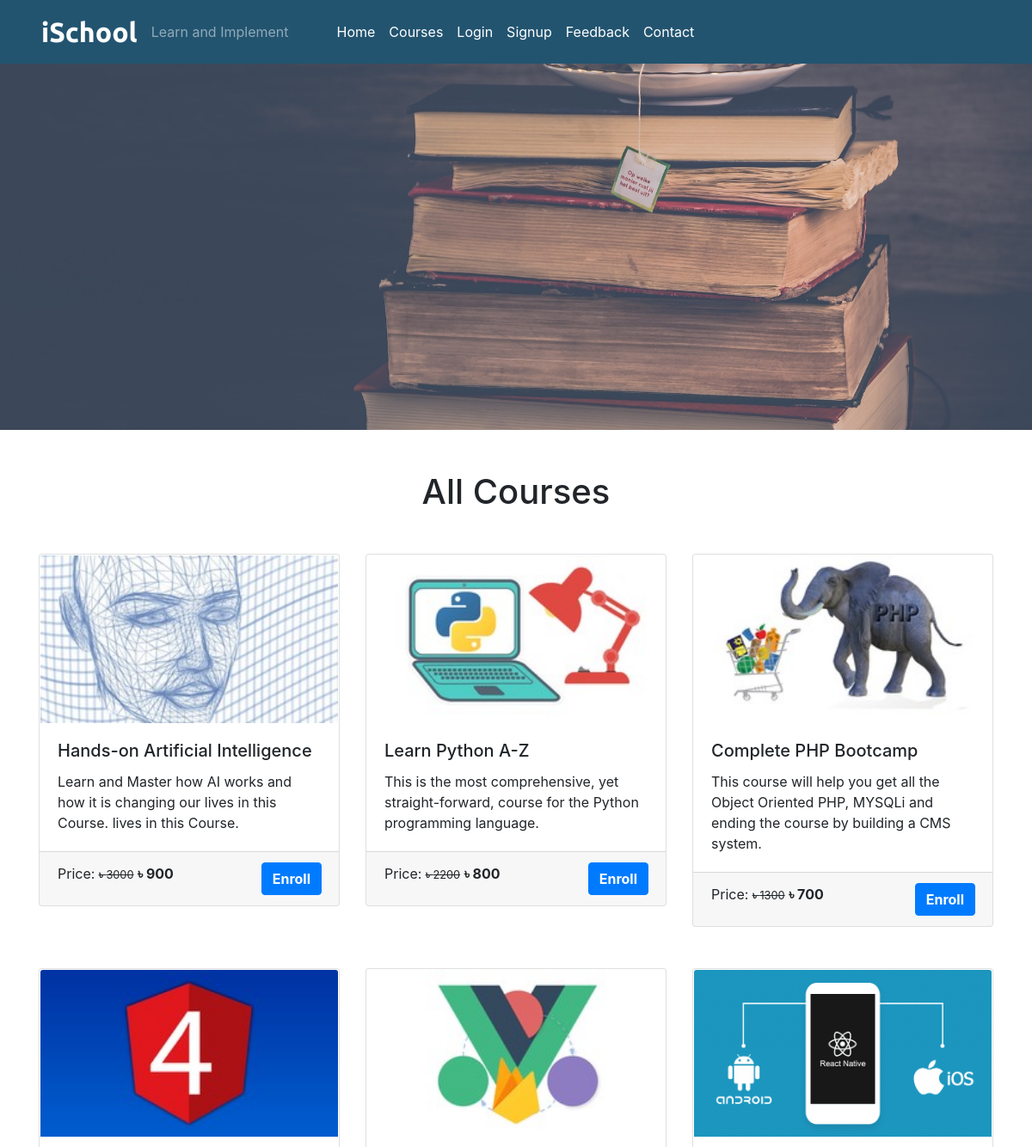
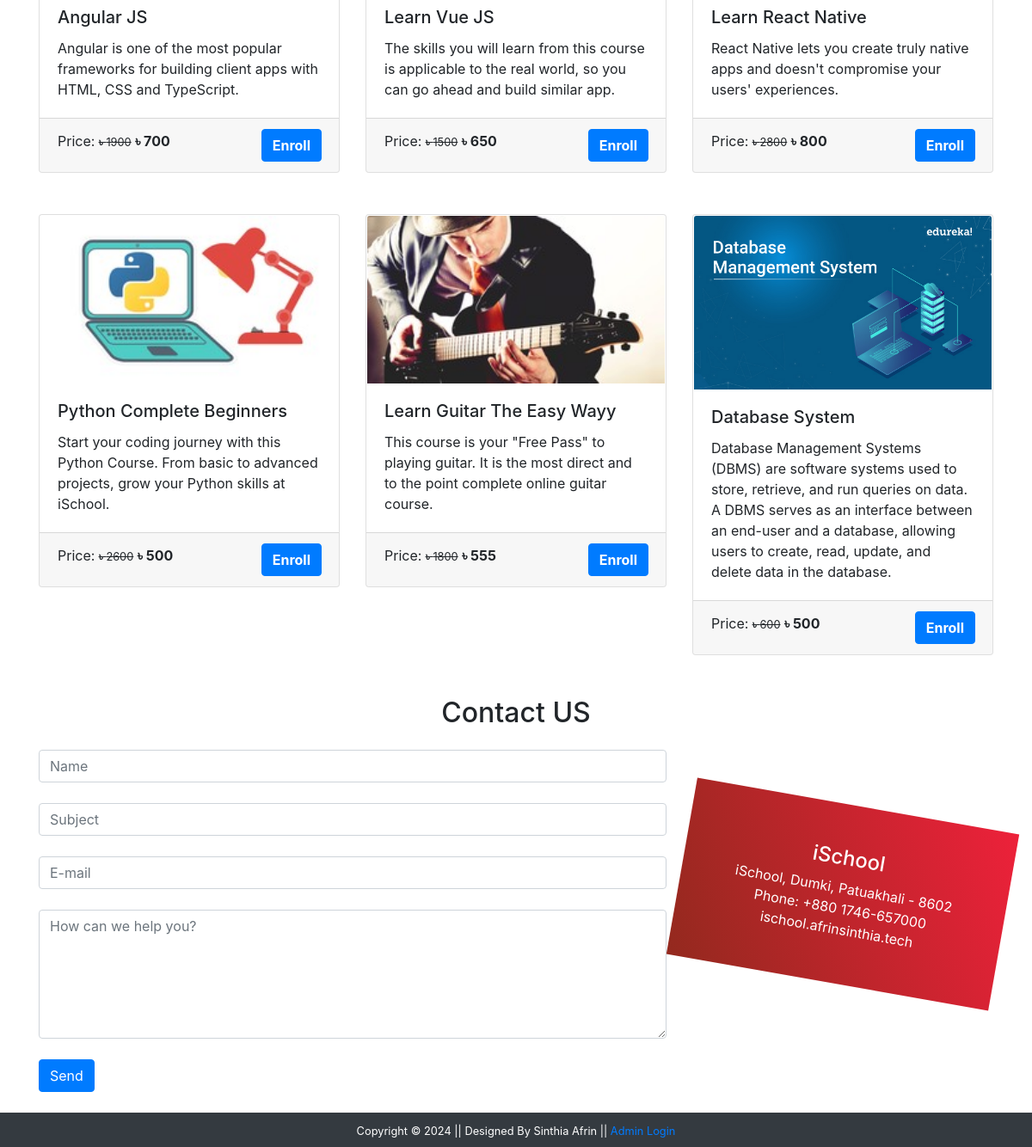
/courses.php, run on the app's committed database (2 pictures, top to bottom).
### tables this page shows
CREATE TABLE `course` (
  `course_id` int(11) NOT NULL,
  `course_name` text NOT NULL,
  `course_desc` text DEFAULT NULL,
  `course_author` varchar(255) DEFAULT NULL,
  `course_img` text NOT NULL,
  `course_duration` text NOT NULL,
  `course_price` int(11) NOT NULL,
  `course_original_price` int(11) DEFAULT NULL
);

### courses.php (the view, shortened to what this page needs)
<?php
  include('./mainInclude/header.php');
?>
    <div class="container-fluid bg-dark">
      <div class="row">
        <img src="./image/coursebanner.jpg" alt="courses" style="height:500px; width:100%; object-fit:cover; box-shadow:10px;"/>
      </div>
    </div>
    <div class="container mt-5">
      <h1 class="text-center">All Courses</h1>
      <div class="row mt-4">
      <?php
          $sql = "SELECT * FROM course";
          $result = $conn->query($sql);
          if($result->num_rows > 0){
            while($row = $result->fetch_assoc()){
              $course_id = $row['course_id'];
              echo '
                <div class="col-sm-4 mb-4">
                  <a href="coursedetails.php?course_id='.$course_id.'" class="btn" style="text-align: left; padding:0px;"><div class="card">
                    <img src="'.str_replace('..', '.', $row['course_img']).'" class="card-img-top" alt="Guitar" />
                    <div class="card-body">
                      <h5 class="card-title">'.$row['course_name'].'</h5>
                      <p class="card-text">'.$row['course_desc'].'</p>
                    </div>
                    <div class="card-footer">
                      <p class="card-text d-inline">Price: <small><del><b>&#2547</b> '.$row['course_original_price'].'</del></small> <span class="font-weight-bolder"><b>&#2547</b> '.$row['course_price'].'<span></p>
                      <a class="btn btn-primary text-white font-weight-bolder float-right" href="coursedetails.php?course_id='.$course_id.'">Enroll</a>
                    </div>
                  </div> </a>
                </div>
              ';
            }
          }
        ?>
        </div>
      </div>
<?php
  include('./contact.php');
?>
<?php
  include('./mainInclude/footer.php');
?>

### data on the page
course: course_img (picture), course_name "Hands-on Artificial Intelligence", course_desc "Learn and Master how AI works and how it is changing our lives in this Course. lives in this Course.", course_original_price "3000", course_price "900"
course: course_img (picture), course_name "Learn Python A-Z", course_desc "This is the most comprehensive, yet straight-forward, course for the Python programming language.", course_original_price "2200", course_price "800"
course: course_img (picture), course_name "Complete PHP Bootcamp", course_desc "This course will help you get all the Object Oriented PHP, MYSQLi and ending the course by building a CMS system.", course_original_price "1300", course_price "700"
course: course_img (picture), course_name "Angular JS", course_desc "Angular is one of the most popular frameworks for building client apps with HTML, CSS and TypeScript.", course_original_price "1900", course_price "700"
course: course_img (picture), course_name "Learn Vue JS", course_desc "The skills you will learn from this course is applicable to the real world, so you can go ahead and build similar app.", course_original_price "1500", course_price "650"
course: course_img (picture), course_name "Learn React Native", course_desc "React Native lets you create truly native apps and doesn't compromise your users' experiences.", course_original_price "2800", course_price "800"
course: course_img (picture), course_name "Python Complete Beginners", course_desc "Start your coding journey with this Python Course. From basic to advanced projects, grow your Python skills at iSchool.", course_original_price "2600", course_price "500"
course: course_img (picture), course_name "Learn Guitar The Easy Wayy", course_desc "This course is your \"Free Pass\" to playing guitar. It is the most direct and to the point complete online guitar course.", course_original_price "1800", course_price "555"
course: course_img (picture), course_name "Database System", course_desc "Database Management Systems (DBMS) are software systems used to store, retrieve, and run queries on data. A DBMS serves as an interface between an end-user and a database, allowing users to create, read, update, and delete data in the database.", course_original_price "600", course_price "500"
